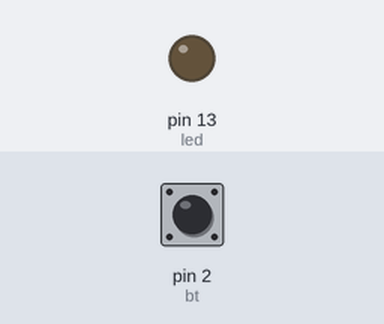
The sketch below on a simulated Arduino Uno, built with avr-gcc and run on an emulated ATmega328P. Parts: output pins drawn as LEDs (lit = HIGH). The test bench sets the inputs (shaded band); at power-on: pin 2 (bt) HIGH.

Above: at 1.2 s.
1.3 s: pin 2 (bt) pulled LOW for 0.15 s
At 1.37 s:
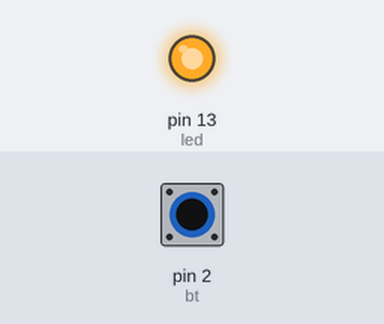
2.9 s: pin 2 (bt) pulled LOW for 3.2 s
At 7.0 s:
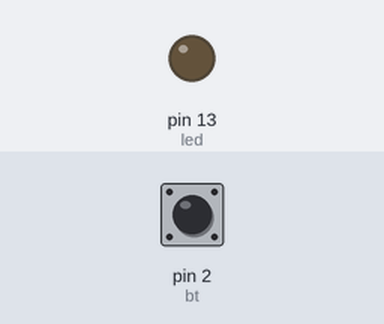
Timing chart, 0 to 8.5 s (numbered marks = the images above; inputs shaded):
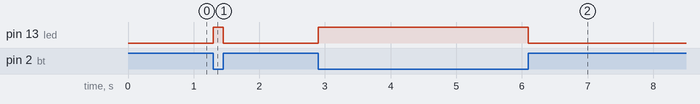

The sketch:

Lista2.ino
```cpp
const int bt = 2;
const int led = 13;

void setup() {
  pinMode(bt, INPUT_PULLUP);
  pinMode(led, OUTPUT);
}

void loop() {
  int leitura = digitalRead(bt);

  if (leitura == LOW) {
    digitalWrite(led, HIGH); // botão pressiona LED liga
  } else {
    digitalWrite(led, LOW);  // botão solto LED desliga
  }
}
```

Measured:
- after the input at 1.3 s, pin 13 (led): LOW → HIGH at once, → LOW 0.15 s later
- after the input at 2.9 s, pin 13 (led): LOW → HIGH at once, → LOW 3.2 s later
